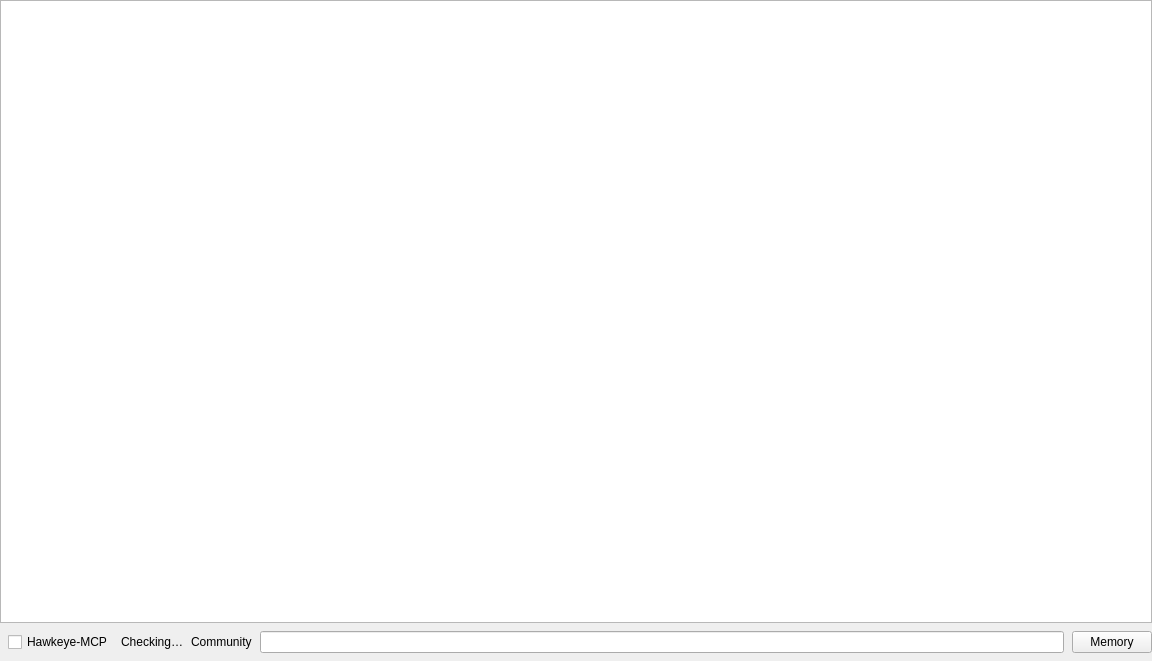
<?xml version="1.0" encoding="UTF-8"?>
<ui version="4.0">
 <class>HawkeyeClass</class>
 <widget class="QMainWindow" name="HawkeyeClass">
  <property name="geometry">
   <rect>
    <x>0</x>
    <y>0</y>
    <width>1152</width>
    <height>661</height>
   </rect>
  </property>
  <property name="windowTitle">
   <string>Hawkeye Community</string>
  </property>
  <property name="styleSheet">
   <string notr="true"/>
  </property>
  <widget class="QWidget" name="centralWidget">
   <layout class="QHBoxLayout" name="horizontalLayout_2">
    <property name="spacing">
     <number>0</number>
    </property>
    <property name="leftMargin">
     <number>0</number>
    </property>
    <property name="topMargin">
     <number>0</number>
    </property>
    <property name="rightMargin">
     <number>0</number>
    </property>
    <property name="bottomMargin">
     <number>0</number>
    </property>
    <item>
     <layout class="QVBoxLayout" name="verticalLayout" stretch="1,0">
      <property name="spacing">
       <number>0</number>
      </property>
      <item>
       <widget class="QTextBrowser" name="textEditConsole">
        <property name="sizePolicy">
         <sizepolicy hsizetype="Expanding" vsizetype="Expanding">
          <horstretch>0</horstretch>
          <verstretch>0</verstretch>
         </sizepolicy>
        </property>
        <property name="styleSheet">
         <string notr="true"/>
        </property>
        <property name="lineWidth">
         <number>2</number>
        </property>
       </widget>
      </item>
      <item>
       <layout class="QHBoxLayout" name="horizontalLayout" stretch="0,0,0,1,0">
        <property name="spacing">
         <number>8</number>
        </property>
        <property name="leftMargin">
         <number>8</number>
        </property>
        <property name="topMargin">
         <number>8</number>
        </property>
        <property name="rightMargin">
         <number>0</number>
        </property>
        <property name="bottomMargin">
         <number>8</number>
        </property>
        <item>
         <widget class="QCheckBox" name="checkBoxMCP">
          <property name="sizePolicy">
           <sizepolicy hsizetype="Fixed" vsizetype="Fixed">
            <horstretch>0</horstretch>
            <verstretch>0</verstretch>
           </sizepolicy>
          </property>
          <property name="styleSheet">
           <string notr="true"/>
          </property>
          <property name="text">
           <string>Hawkeye-MCP</string>
          </property>
         </widget>
        </item>
        <item>
         <widget class="QLabel" name="labelDriverStatus">
          <property name="sizePolicy">
           <sizepolicy hsizetype="Minimum" vsizetype="Fixed">
            <horstretch>0</horstretch>
            <verstretch>0</verstretch>
           </sizepolicy>
          </property>
          <property name="cursor">
           <cursorShape>PointingHandCursor</cursorShape>
          </property>
          <property name="toolTip">
           <string>Driver setup -- click for details</string>
          </property>
          <property name="text">
           <string>Checking…</string>
          </property>
         </widget>
        </item>
        <item>
         <widget class="QLabel" name="labelEditionStatus">
          <property name="sizePolicy">
           <sizepolicy hsizetype="Fixed" vsizetype="Fixed">
            <horstretch>0</horstretch>
            <verstretch>0</verstretch>
           </sizepolicy>
          </property>
          <property name="cursor">
           <cursorShape>PointingHandCursor</cursorShape>
          </property>
          <property name="toolTip">
           <string>Hawkeye Community -- open source. Click for Hawkeye Lab.</string>
          </property>
          <property name="text">
           <string>Community</string>
          </property>
         </widget>
        </item>
        <item>
         <widget class="QLineEdit" name="lineEditCMD">
          <property name="sizePolicy">
           <sizepolicy hsizetype="Expanding" vsizetype="Fixed">
            <horstretch>0</horstretch>
            <verstretch>0</verstretch>
           </sizepolicy>
          </property>
         </widget>
        </item>
        <item>
         <widget class="QPushButton" name="pushButtonMemory">
          <property name="sizePolicy">
           <sizepolicy hsizetype="Fixed" vsizetype="Fixed">
            <horstretch>0</horstretch>
            <verstretch>0</verstretch>
           </sizepolicy>
          </property>
          <property name="styleSheet">
           <string notr="true"/>
          </property>
          <property name="text">
           <string>Memory</string>
          </property>
         </widget>
        </item>
       </layout>
      </item>
     </layout>
    </item>
   </layout>
  </widget>
 </widget>
 <layoutdefault spacing="6" margin="11"/>
 <resources>
  <include location="Hawkeye.qrc"/>
 </resources>
 <connections/>
</ui>
